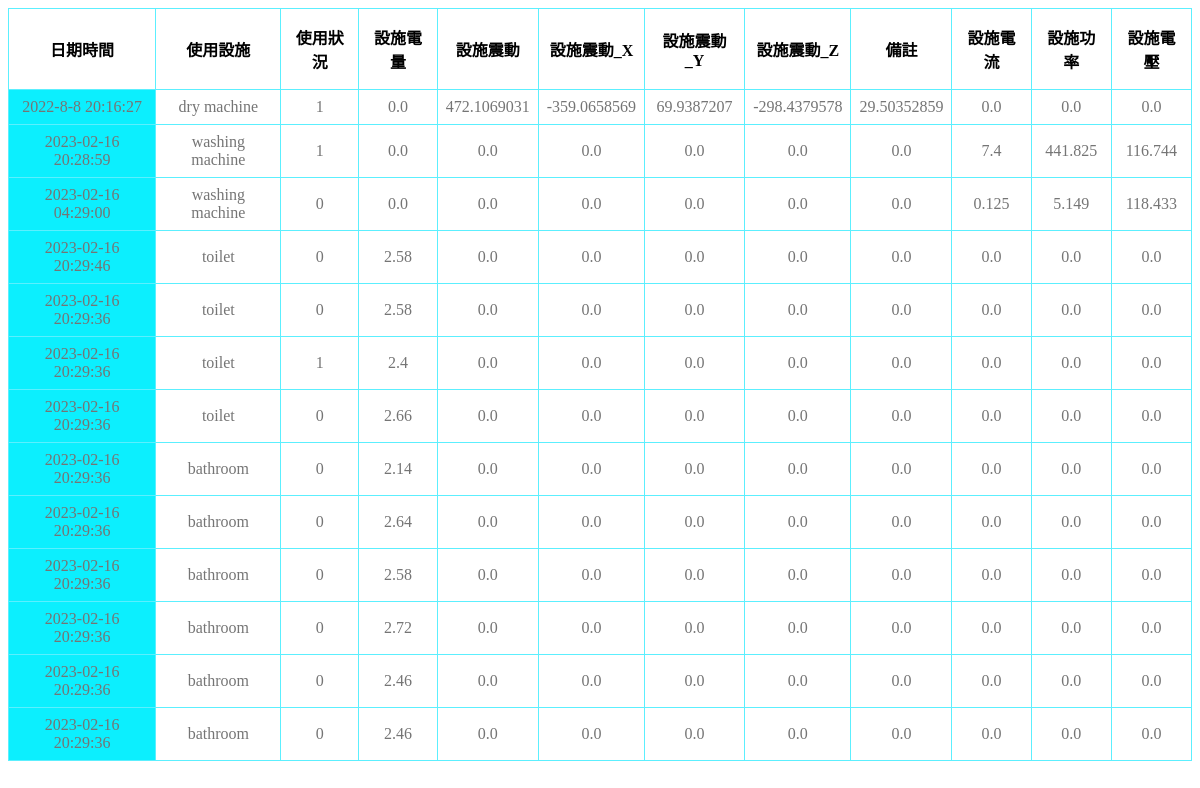
Screenshot of /dorm/info2/ with the database file from the repository.
### dorm/models.py (models this page shows, shortened)
class facilities_secondfloor(models.Model):
	Date = models.CharField(max_length = 30)
	facilities_name = models.CharField(max_length = 20)
	facilities_useage = models.CharField(max_length = 10)
	battery = models.FloatField()
	Acce_X = models.FloatField()
	Acce_Y = models.FloatField()
	Acce_Z = models.FloatField()
	Acce = models.FloatField()
	Temp = models.FloatField()
	Current = models.FloatField()
	Voltage = models.FloatField()
	Power = models.FloatField()

### dorm/views.py (the view)
# urls.py: path('info2/', views.FacilitiesViewSet2.get, name='dorm'),
    def get(request):
        template_name = 'dorm.html'
        queryset = facilities_secondfloor.objects.all()
        return render(request, template_name, {"context":queryset})

### dorm/templates/dorm.html (shortened to what this page needs)
<!DOCTYPE html>
<html lang="en">
<head>
    {% load static %}
    <link rel="stylesheet" href="{% static '/css/dorm.css' %}">
</head>
<body>
    {% load static %}
    <table>
        <thead>
            <tr>
                <th>日期時間</th>
                <th>使用設施</th>
                <th>使用狀況</th>
                <th>設施電量</th>
                <th>設施震動</th>
                <th>設施震動_X</th>
                <th>設施震動_Y</th>
                <th>設施震動_Z</th>
                <th>備註</th>
                <th>設施電流</th>
                <th>設施功率</th>
                <th>設施電壓</th>
            </tr>
        </thead>
        <tbody>
            {% for data in context%}
                <tr>
                    <td class='date'>{{ data.Date }}</td>
                    <td class='facilities name'>{{ data.facilities_name }}</td>
                    <td class='facilities useage'>{{ data.facilities_useage }}</td>
                    <td class='facilities battery'>{{ data.battery }}</td>
                    <td class='facilities Acce'>{{ data.Acce }}</td>
                    <td class='facilities Acce_X'>{{ data.Acce_X }}</td>
                    <td class='facilities Acce_Y'>{{ data.Acce_Y }}</td>
                    <td class='facilities Acce_Z'>{{ data.Acce_Z }}</td>
                    <td class='facilities Temp'>{{ data.Temp }}</td>
                    <td class='facilities Current'>{{ data.Current }}</td>
                    <td class='facilities Power'>{{ data.Power }}</td>
                    <td class='facilities Voltage'>{{ data.Voltage }}</td>
                </tr>
            {% endfor%}
        </tbody>
    </table>
</body>
</html>

### dorm/static/css/dorm.css (style rules this page uses)
table { border: 0; border-collapse: collapse; border-radius: 8px; width: 100%; }
th { border: solid 1px #5ceffe; padding: 16px 8px; }
td { border: solid 1px #5ceffe; text-align: center; padding: 8px; color: #757575; }
.date { background-color: #0ceffe; }

### rows the page displays
facilities_secondfloor: Date "2022-8-8 20:16:27", facilities_name "dry machine", facilities_useage "1", battery "0.0", Acce "472.1069031", Acce_X "-359.0658569", Acce_Y "69.9387207", Acce_Z "-298.4379578", Temp "29.50352859", Current "0.0", Power "0.0", Voltage "0.0"
facilities_secondfloor: Date "2023-02-16 20:28:59", facilities_name "washing machine", facilities_useage "1", battery "0.0", Acce "0.0", Acce_X "0.0", Acce_Y "0.0", Acce_Z "0.0", Temp "0.0", Current "7.4", Power "441.825", Voltage "116.744"
facilities_secondfloor: Date "2023-02-16 04:29:00", facilities_name "washing machine", facilities_useage "0", battery "0.0", Acce "0.0", Acce_X "0.0", Acce_Y "0.0", Acce_Z "0.0", Temp "0.0", Current "0.125", Power "5.149", Voltage "118.433"
facilities_secondfloor: Date "2023-02-16 20:29:46", facilities_name "toilet", facilities_useage "0", battery "2.58", Acce "0.0", Acce_X "0.0", Acce_Y "0.0", Acce_Z "0.0", Temp "0.0", Current "0.0", Power "0.0", Voltage "0.0"
facilities_secondfloor: Date "2023-02-16 20:29:36", facilities_name "toilet", facilities_useage "0", battery "2.58", Acce "0.0", Acce_X "0.0", Acce_Y "0.0", Acce_Z "0.0", Temp "0.0", Current "0.0", Power "0.0", Voltage "0.0"
facilities_secondfloor: Date "2023-02-16 20:29:36", facilities_name "toilet", facilities_useage "1", battery "2.4", Acce "0.0", Acce_X "0.0", Acce_Y "0.0", Acce_Z "0.0", Temp "0.0", Current "0.0", Power "0.0", Voltage "0.0"
facilities_secondfloor: Date "2023-02-16 20:29:36", facilities_name "toilet", facilities_useage "0", battery "2.66", Acce "0.0", Acce_X "0.0", Acce_Y "0.0", Acce_Z "0.0", Temp "0.0", Current "0.0", Power "0.0", Voltage "0.0"
facilities_secondfloor: Date "2023-02-16 20:29:36", facilities_name "bathroom", facilities_useage "0", battery "2.14", Acce "0.0", Acce_X "0.0", Acce_Y "0.0", Acce_Z "0.0", Temp "0.0", Current "0.0", Power "0.0", Voltage "0.0"
facilities_secondfloor: Date "2023-02-16 20:29:36", facilities_name "bathroom", facilities_useage "0", battery "2.64", Acce "0.0", Acce_X "0.0", Acce_Y "0.0", Acce_Z "0.0", Temp "0.0", Current "0.0", Power "0.0", Voltage "0.0"
facilities_secondfloor: Date "2023-02-16 20:29:36", facilities_name "bathroom", facilities_useage "0", battery "2.58", Acce "0.0", Acce_X "0.0", Acce_Y "0.0", Acce_Z "0.0", Temp "0.0", Current "0.0", Power "0.0", Voltage "0.0"
facilities_secondfloor: Date "2023-02-16 20:29:36", facilities_name "bathroom", facilities_useage "0", battery "2.72", Acce "0.0", Acce_X "0.0", Acce_Y "0.0", Acce_Z "0.0", Temp "0.0", Current "0.0", Power "0.0", Voltage "0.0"
facilities_secondfloor: Date "2023-02-16 20:29:36", facilities_name "bathroom", facilities_useage "0", battery "2.46", Acce "0.0", Acce_X "0.0", Acce_Y "0.0", Acce_Z "0.0", Temp "0.0", Current "0.0", Power "0.0", Voltage "0.0"
facilities_secondfloor: Date "2023-02-16 20:29:36", facilities_name "bathroom", facilities_useage "0", battery "2.46", Acce "0.0", Acce_X "0.0", Acce_Y "0.0", Acce_Z "0.0", Temp "0.0", Current "0.0", Power "0.0", Voltage "0.0"
